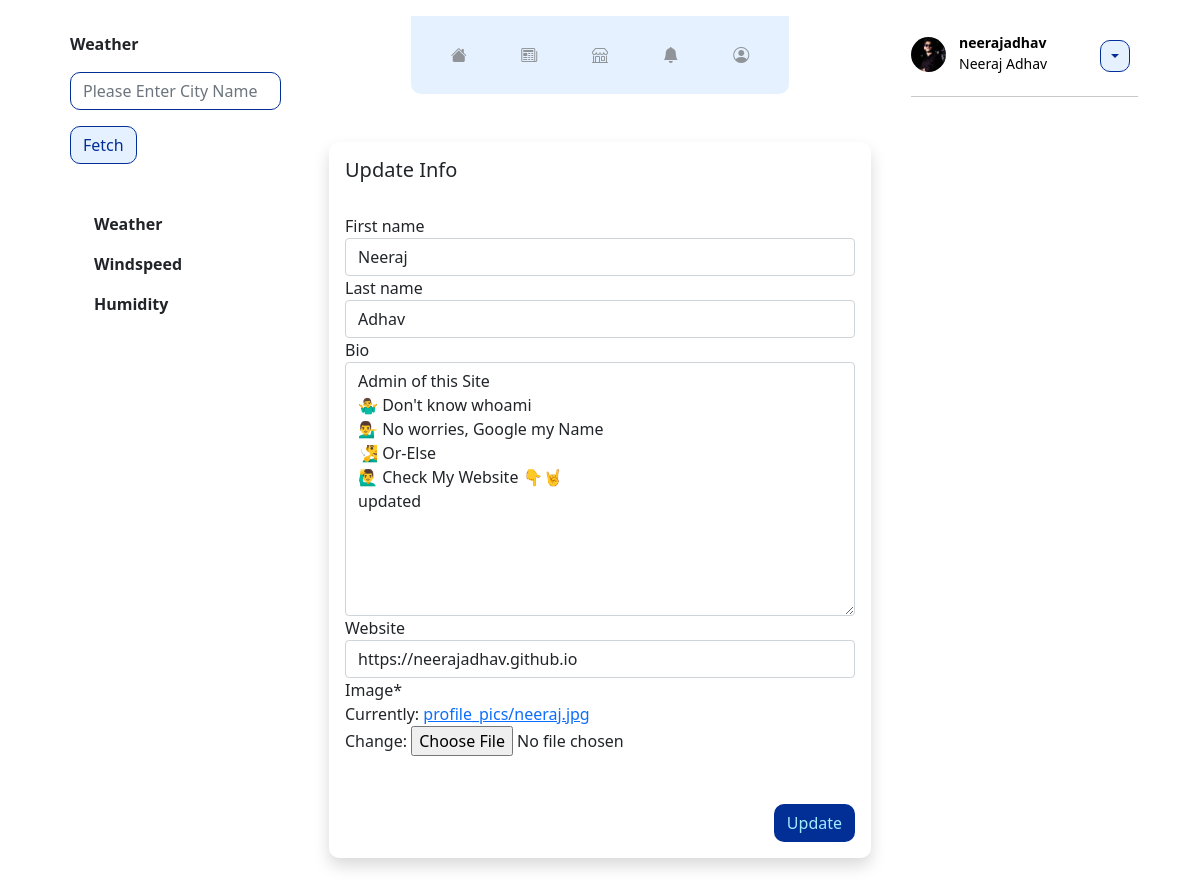
Page /settings/ (signed in) on the committed database.
### home/models.py (models this page shows, shortened)
class Profile(models.Model):
    first_name = models.CharField(max_length=50, blank=True, null=True)
    last_name = models.CharField(max_length=50, blank=True, null=True)
    user = models.OneToOneField(User, on_delete=models.CASCADE)
    bio = models.TextField(max_length=500, blank=True)
    location = models.CharField(max_length=30, blank=True)
    website = models.URLField(blank=True)
    birth_date = models.DateField(null=True, blank=True)
    image = models.ImageField(default='default.png', upload_to='profile_pics')
    friends = models.ManyToManyField(User, blank=True, related_name='friends')
    created = models.DateTimeField(auto_now_add=True)
    updated = models.DateTimeField(auto_now=True)
    slug = models.SlugField(max_length = 250, null = True, blank = True)
    objects = ProfileManager()

### home/views.py (the view)
# urls.py: path('settings/', views.settings, name='settings'),
def settings(request):
    if request.user.is_authenticated:
        profile = Profile.objects.get(user=request.user)
        form = ProfileModelForm(request.POST or None, request.FILES or None, instance=profile)
        done = False
        if form.is_valid():
            form.save()
            return redirect('/profile')
        context = {
            'form': form,
            'done': done,
        }
        return render(request, 'home/settings.html', context)
    else:
        return redirect('/')

### home/forms.py
class ProfileModelForm(forms.ModelForm):
    class Meta:
        model = Profile
        fields = ['first_name', 'last_name', 'bio', 'website', 'image']

### home/templates/home/settings.html (shortened to what this page needs)
{% extends "home/base.html" %}
{% load crispy_forms_tags %}
{% block maincontent %}
<div class="card p-3 mt-lg-5 mt-4 border-0 shadow" style="border-radius: 10px;">
    <h5>Update Info</h5>
    <br>
    <form method="POST" enctype="multipart/form-data">
        {{ form|crispy }}
        <br><br>
        <center>
            <button class="btn active-btn float-end" type="submit">Update</button>
        </center>
    </form>
</div>
{% endblock %}

### home/templates/home/right-side.html (shortened to what this page needs)
{% load static %}
<table class="table table-borderless">
    <tr>
    <td style="width: 40px; padding: 0px; padding-top: 5px;">
        <a href="{% url 'profile' %}" style="text-decoration: none; color: black;">
        <img src="{{ user.profile.image.url }}" class="img-fluid rounded-circle" style="width: 35px; height: 35px;" alt="{{ user.username }}">
        </a>
    </td>
    <td class="py-0" style="line-height: 20px;">
        <a href="{% url 'profile' %}" style="text-decoration: none; color: black;">
        <small class="card-title">
            <b>{{ user.username }}</b>
        </small><br>
        {% if user.profile.first_name %}
        <small> {{ user.profile.first_name }} {{ user.profile.last_name }} </small>
        {% endif %}
        </a>
    </td>
    <td>
        <div class="dropdown float-end">
        <button class="btn btn-secondary dropdown-toggle top-tab inactive-btn text-center" type="button" id="navdrop" data-bs-toggle="dropdown" aria-expanded="false"></button>
        </div>
    </td>
    </tr>
</table>
<hr>

### static/css/main.css (style rules this page uses)
.top-tab { width: 30px; padding: 3px; margin: 0px auto; color: #909499; border-radius: 5px; cursor: pointer; }
.active-btn { border-radius: 10px; background-color: #022f96 ; color: #a1eeff ; }
.inactive-btn { border-radius: 10px; background-color: #e6f1ff; border-color: #022f96; color: #022f96; }

### rows in the picture
Profile: first_name "Neeraj", last_name "Adhav", bio "Admin of this Site 🤷‍♂️ Don't know whoami 💁‍♂️ No worries, Google my Name 🧏‍♂️ Or-Else 🙋‍♂️ Check My Website 👇🤘 updated", website "https://neerajadhav.github.io"

### other values in the picture
{{ user.username }} "neerajadhav"
{{ user.profile.first_name }} "Neeraj"
{{ user.profile.last_name }} "Adhav"
